Frame 1 (no input): blank canvas, image omitted
Frame 60 (the mouse pressed at the canvas centre just before this capture): blank canvas, image omitted
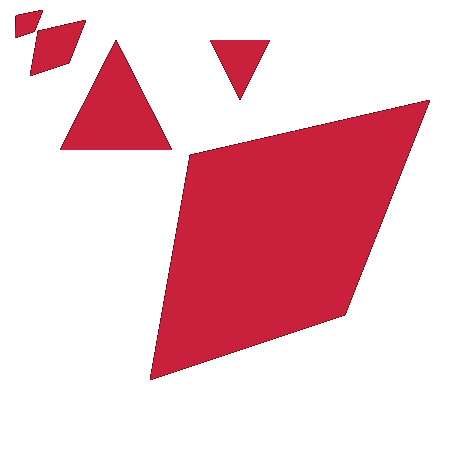
Frame 120 (the mouse held since frame 60 and released just before this capture)

The Processing sketch whose frames 1 and 60 were blank and that drew this single picture after the mouse press (run headless with seeded random() and noise(); from frame 60 on, the mouse is pressed at the canvas centre):

// Processing sketch: processing_113311
// ── processing_113311.pde

float x;
float y;

int r;
int g;
int b;

boolean colorchange; 

void setup(){
  size (450,450);
  background (255);
  r = 201;
  g = 33;
  b = 59;
  colorchange = false; 
}

void draw() {
  noStroke ();
  fill (0);
    x=mouseX;
  y=mouseY;
  fill (r,g,b);
  
if(mousePressed){
   quad(190, 155, 430, 100, 345, 315, 150, 380);
   r = r -3;
   g = g -2;
   b--;
   quad (x,y,x/2,y/2,x/4,y/4,x/8,y/8);
   quad (x,y,x/3,y/3,x/6,y/6,x/9,y/9);
   rect (x,y,x/4,y/4);
   quad(38, 31, 86, 20, 69, 63, 30, 76);
   quad(16, 15.5, 43, 10, 34.5, 31.5, 15, 38);
   triangle (210,40,270,40,240,100);
   triangle (60,150,116,40,172,150);
   
 
 }
   if (b<=0){
      r = 201;
      g = 33;
      b = 59;
   }
}





   
 
